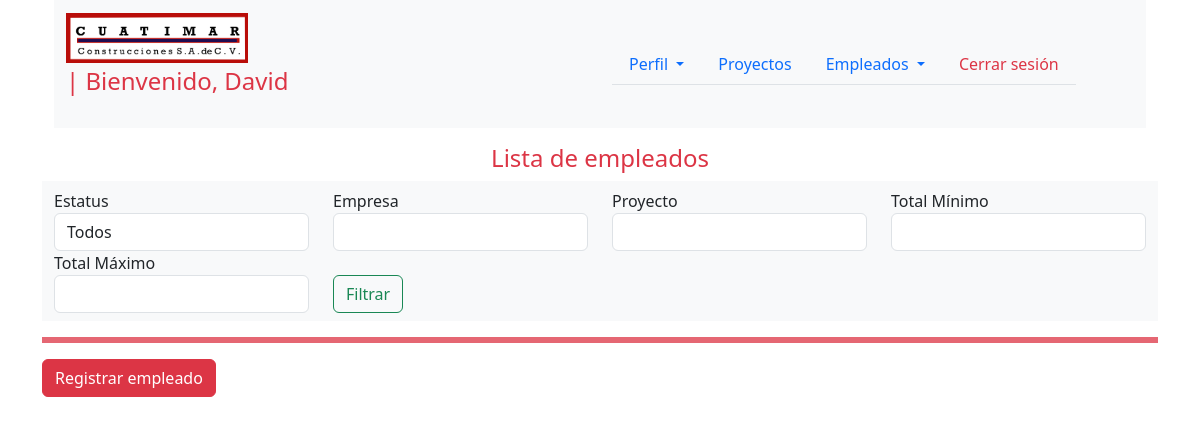
/empleados/empleados/ (signed in), run on an earlier commit of the app's database.
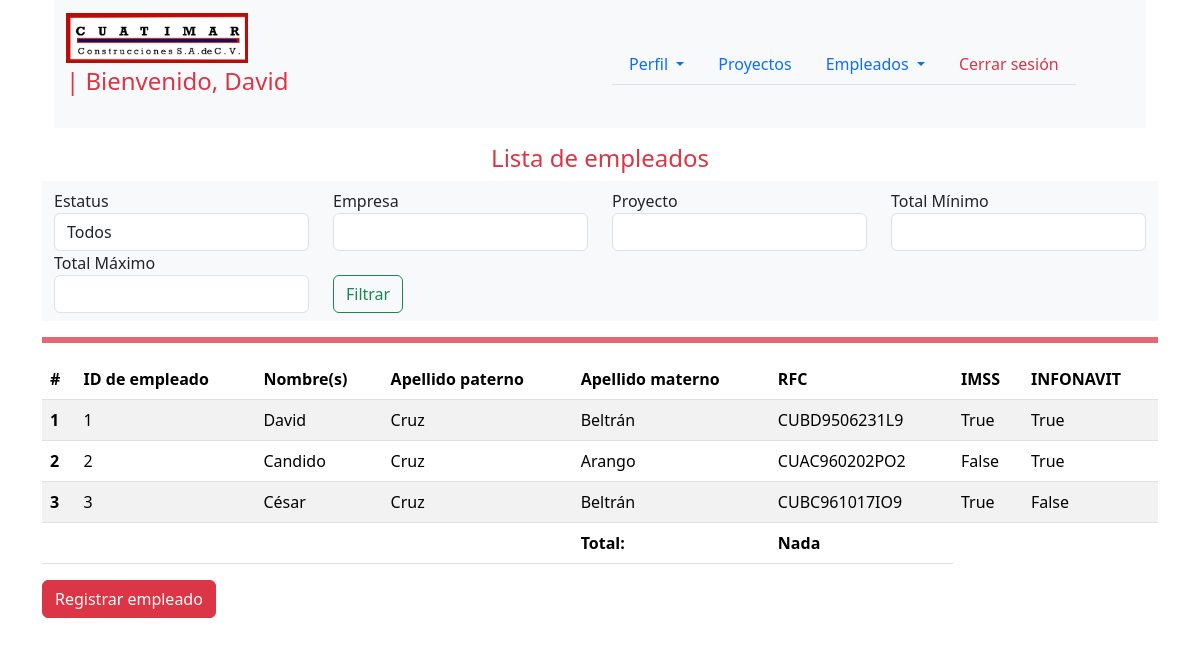
And on a later commit of the database.
### empleados/models.py (models this page shows)
class Empleados(models.Model):
    nombres = models.CharField(max_length=255,null=False)
    apellido_paterno = models.CharField(max_length=255,null=False)
    apellido_materno = models.CharField(max_length=255,null=False)
    rfc = models.CharField(max_length=100,null=False)
    infonavit = models.BooleanField(default=False)
    imss = models.BooleanField(default=False)
    status = models.BooleanField(default=True)

### empleados/views.py (the view)
# urls.py: path("empleados/",EmpleadosListView.as_view(),name="empleados"),
class EmpleadosListView(LoginRequiredMixin,ListView):
    model = Empleados
    template_name = "empleados/empleados.html"
    context_object_name = "empleados"
    def get_queryset(self):
        queryset = Empleados.objects.all()
        empleado = self.request.GET.get('empleado')
        rfc = self.request.GET.get('rfc')
        imss = self.request.GET.get('imss')
        infonavit = self.request.GET.get('infonavit')
        if empleado:
            queryset = queryset.filter(empleado=empleado)
        if rfc:
            queryset = queryset.filter(rfc__icontains=rfc)
        if imss:
            queryset = queryset.filter(imss__icontains=imss)
        if infonavit:
            queryset = queryset.filter(infonavit__icontains=infonavit)
        return queryset
    def get_context_data(self, **kwargs):
        context = super().get_context_data(**kwargs)
        context['empleado'] = self.request.GET.get('empleado', '')
        context['rfc'] = self.request.GET.get('rfc', '')
        context['imss'] = self.request.GET.get('imss', '')
        context['infonavit'] = self.request.GET.get('infonavit', '')
        return context

### balancigastos/utils/context_processors.py (called while the page is built)
def get_profile_username(request):
    if request.user.is_authenticated:
        try:
            profile = Profile.objects.get(user=request.user)
            return {'profile_username': profile.user}
        except Profile.DoesNotExist:
            return {}
    return {}

### empleados/templates/empleados/empleados.html (shortened to what this page needs)
{% extends 'base.html' %}
{% load currency %}
{% block content %}
{% include 'navbar_profile.html' %}
<h4 class="h4 text-center text-danger mt-3">Lista de empleados</h4>
<nav class="navbar bg-body-tertiary">
   <div class="container-fluid">
      <form method="GET" class="d-flex">
         <div class="row">
            <div class="col-md-3">
               <label for="estatus">Estatus</label>
               <select name="estatus" id="estatus" class="form-control">
                  <option value="">Todos</option>
               </select>
            </div>
            <div class="col-md-3">
               <label for="empresa">Empresa</label>
               <input type="text" name="empresa" id="empresa" class="form-control" value="{{ empresa }}">
            </div>
            <div class="col-md-3">
               <label for="proyecto">Proyecto</label>
               <input type="text" name="proyecto" id="proyecto" class="form-control" value="{{ proyecto }}">
            </div>
            <div class="col-md-3">
               <label for="total_min">Total Mínimo</label>
               <input type="number" name="total_min" id="total_min" class="form-control" value="{{ total_min }}">
            </div>
            <div class="col-md-3">
               <label for="total_max">Total Máximo</label>
               <input type="number" name="total_max" id="total_max" class="form-control" value="{{ total_max }}">
            </div>
            <div class="col-md-3 mt-4">
               <button class="btn btn-outline-success" type="submit">Filtrar</button>
            </div>
         </div>
      </form>
   </div>
</nav>
<hr class="border border-danger border-3 opacity-75">
{% if empleados %}
<div class="table-responsive">
   <table class="table table-striped">
      <thead>
         <tr>
            <th scope="col">#</th>
            <th scope="col">ID de empleado</th>
            <th scope="col">Nombre(s)</th>
            <th scope="col">Apellido paterno</th>
            <th scope="col">Apellido materno</th>
            <th scope="col">RFC</th>
            <th scope="col">IMSS</th>
            <th scope="col">INFONAVIT</th>
         </tr>
      </thead>
      <tbody>
         {% for empleado in empleados %}
         <tr>
            <th scope="row">{{ forloop.counter }}</th>
            <td>{{ empleado.id }}</td>
            <td>{{ empleado.nombres }}</td>
            <td>{{ empleado.apellido_paterno }}</td>
            <td>{{ empleado.apellido_materno }}</td>
            <td>{{ empleado.rfc }}</td>
            <td>{{ empleado.imss }}</td>
            <td>{{ empleado.infonavit }}</td>
         </tr>
         {% endfor %}
         <tr>
            <td colspan="4"></td>
            <td><strong>Total:</strong></td>
            <td><strong>Nada</strong></td>
         </tr>
      </tbody>
   </table>
</div>
{% endif %}
<a href="{% url 'empleados:registro_empleados' %}" class="btn btn-danger mb-3">Registrar empleado</a>
{% endblock %}

What changed in the data, as far as the page shows it:
added Empleados: id "1", nombres "David", apellido_paterno "Cruz", apellido_materno "Beltrán", rfc "CUBD9506231L9", imss "True", infonavit "True"
added Empleados: id "2", nombres "Candido", apellido_paterno "Cruz", apellido_materno "Arango", rfc "CUAC960202PO2", imss "False", infonavit "True"
added Empleados: id "3", nombres "César", apellido_paterno "Cruz", apellido_materno "Beltrán", rfc "CUBC961017IO9", imss "True", infonavit "False"
Also different on the page:
text now shown: "# ID de empleado Nombre(s) Apellido paterno Apellido materno RFC IMSS INFONAVIT Total: Nada"
